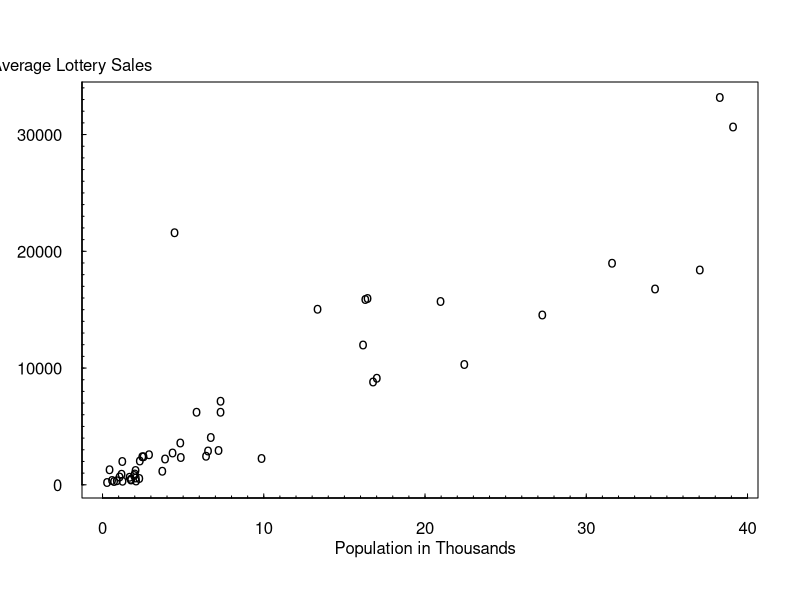
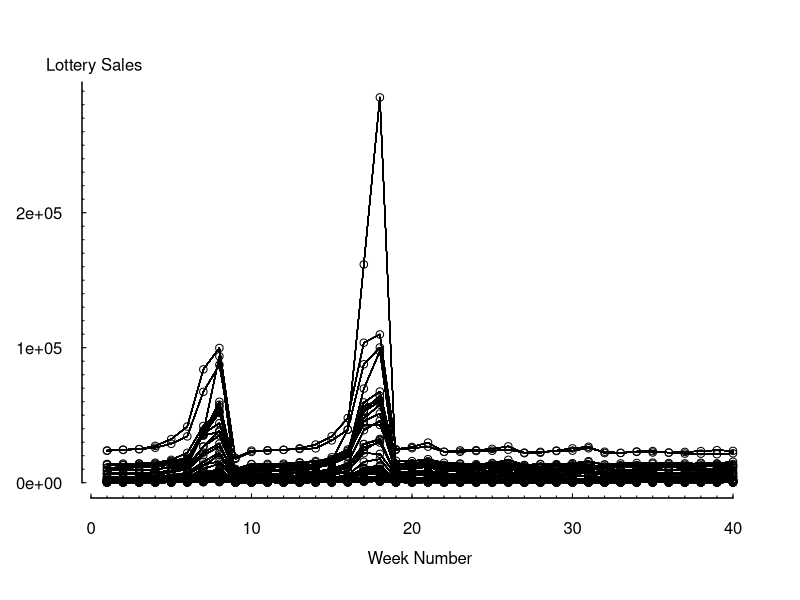
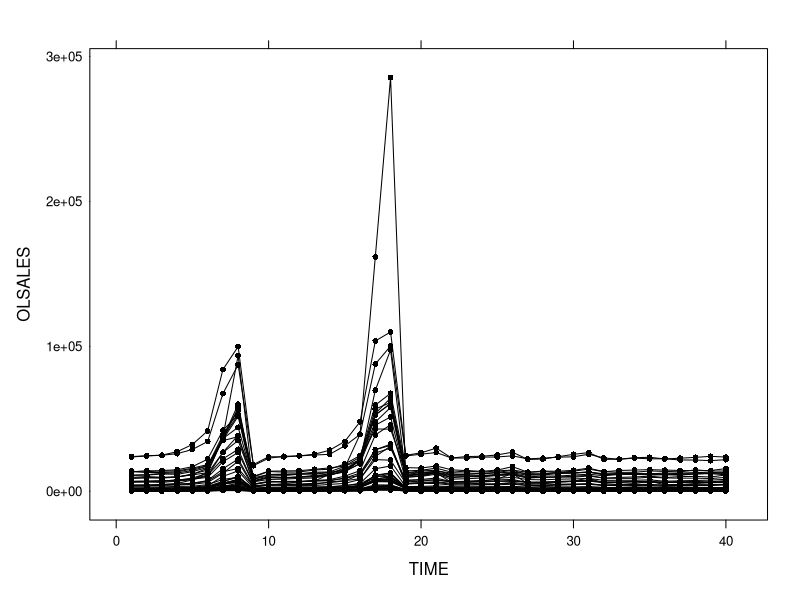
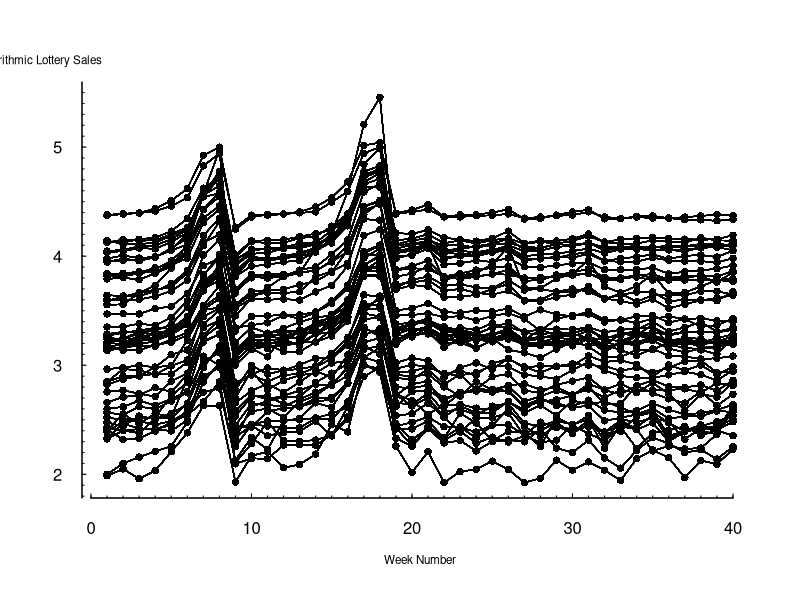
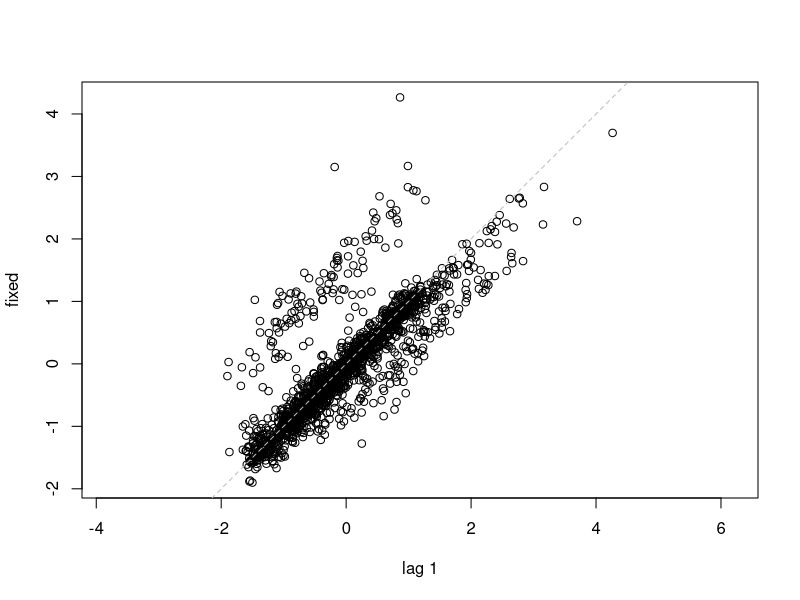
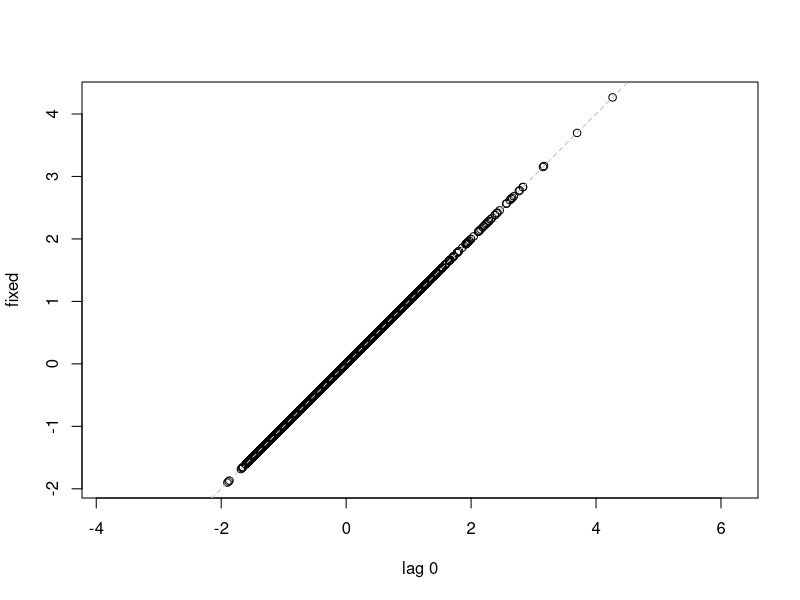
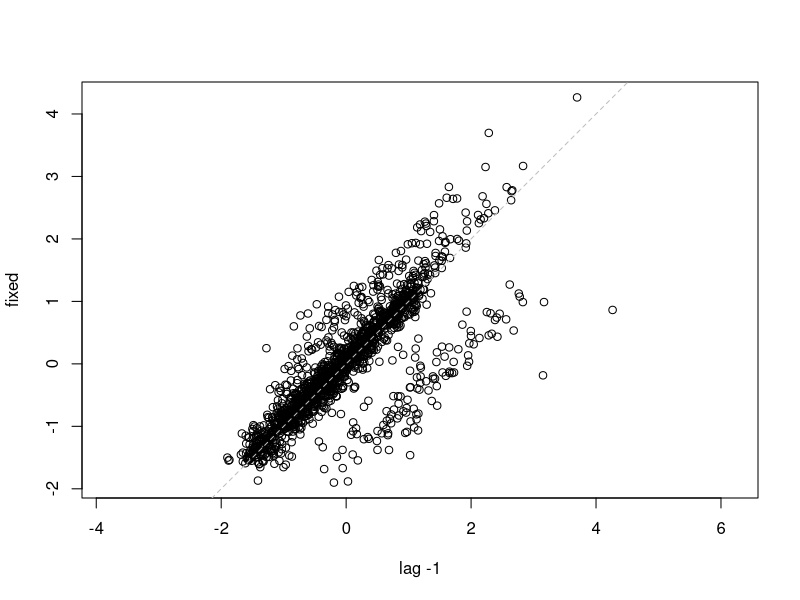
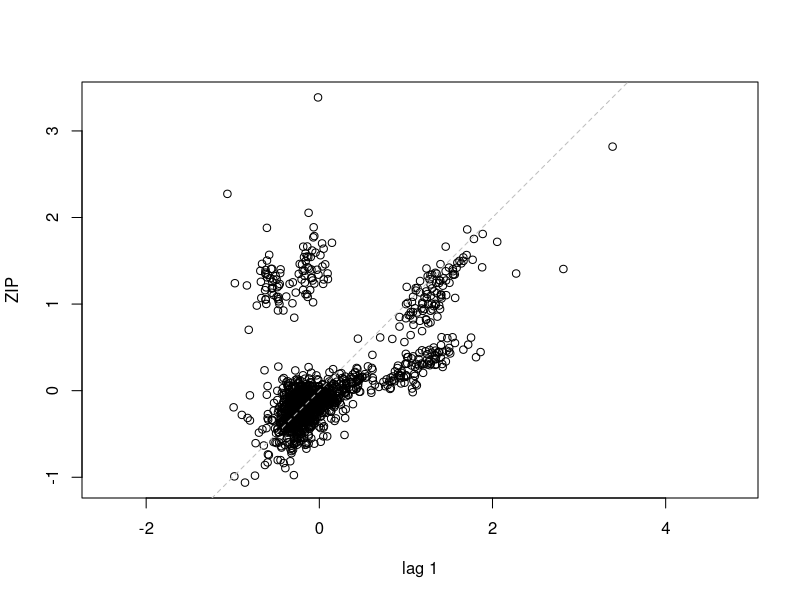

Generate these figures, in order, with R:
## ---- chunk 1
lottery  = read.table("TXTData/Lottery.txt", sep ="\t", quote = "",header=TRUE)

#lottery=read.table(choose.files(), header=TRUE, sep="\t")
## ---- chunk 2
#EXTRACT TIME - INVARIANT INFORMATION TO ANALYZE
mzip=d=as.data.frame(t(sapply(split(lottery[, c("NRETAIL", "PERPERHH", "OLSALES", "MEDSCHYR", "MEDHVL", "PRCRENT", "PRC55P", "HHMEDAGE", "MEDINC", "POPULATN")], lottery$ZIP),function(x) colMeans(x))))
 # Extract time invariant information to analyze
# Notice: the code for this part on website is wrong.

## ---- chunk 3
summary(mzip[,c("NRETAIL", "PERPERHH", "OLSALES", "MEDSCHYR", "MEDHVL", "PRCRENT", "PRC55P", "HHMEDAGE", "MEDINC", "POPULATN")]) 
## ---- chunk 4
# STANDARD DEVIATION
sqrt(diag(var(mzip[,c("NRETAIL", "PERPERHH", "OLSALES", "MEDSCHYR", "MEDHVL", "PRCRENT", "PRC55P", "HHMEDAGE", "MEDINC", "POPULATN")]))) 

## ---- chunk 5
plot(OLSALES ~ POPULATN, data = mzip, xlab="", ylab="", xaxt="n", yaxt="n",pch="o", las=1, cex=1)

axis(2, at=seq(0, 40000, by=10000), las=1, font=10, cex=0.005, tck=0.01)

axis(2, at=seq(0, 40000, by=1000), lab=F, tck=0.005)

axis(1, at=seq(0,40, by=10), font=10, cex=0.005, tck=0.01)

axis(1, at=seq(0,40, by=1), lab=F, tck=0.005)

mtext("Average Lottery Sales", side=2, line=-3.5, at=36000, font=10, cex=1, las=1)

mtext("Population in Thousands", side=1, line=2, at=20, font=10, cex=1, las=1)
## ---- chunk 6
lottery$logsales<-log10(lottery$OLSALES)
m<-order(lottery$ZIP, lottery$TIME, lottery$OLSALES,lottery$logsales)

index<-as.data.frame(cbind(lottery$ZIP[m],lottery$TIME[m],lottery$OLSALES[m],lottery$logsales[m]))

names(index)<-c("ZIP", "TIME", "OLSALES", "LOGSALES")
## ---- chunk 7
plot(OLSALES ~ TIME, data = lottery, axes=F, ylab="", xlab="", xaxt="n", yaxt="n")
for (i in index$ZIP) {
     lines(OLSALES ~ TIME, data = subset(index, ZIP == i)) }
axis(1, at=seq(0,40, by=1), labels=F, tck=0.005)
axis(1, at=seq(0,40, by=10), cex=0.005, tck=0.01)
mtext("Week Number", side=1, line=2.5, cex=1, font=10)
axis(2, at=seq(0, 300000, by=10000), labels=F, tck=0.005)
axis(2, at=seq(0, 305000, by=100000), las=1, cex=0.005, tck=0.01) 
mtext("Lottery Sales", side=2, line=-3, at=310000, font=10, cex=1, las=1)
## ---- chunk 8

library(lattice)
trellis.device(color=F) # telling the trellis device to mimic 'black and white'
xyplot(OLSALES ~ TIME, data=index, groups=ZIP, scales=list(y=list(at=seq(0, 300000,100000), tck=.01)), panel=panel.superpose, pch=16, lty=1,  type="b")

#ChECK LOG VALUES
lottery$logsales<-log10(lottery$OLSALES)
lottery$lnsales<-log(lottery$OLSALES)
## ---- chunk 9
#FIGURE 4.4 LOG LOTTERY vs WEEK NUMBER
plot(LOGSALES ~ TIME, data = index, type="p", axes=F, ylab="", xlab="", pch=16, mkh=0.0001, lwd=0.5)
axis(1, at=seq(0,40, by=1), labels=F, tck=0.005)
axis(1, at=seq(0,40, by=10), cex=0.4, tck=0.01)
mtext("Week Number", side=1, line=2.5, cex=0.7, font=10)
axis(2, at=seq(0, 6, by=0.1), labels=F, tck=0.005)
axis(2, at=seq(0, 6, by=1), las=1, cex=0.4, tck=0.01) 
mtext("Logarithmic Lottery Sales", side=2, line=-1, at=5.8, font=10, cex=0.7, las=1)
	for (i in index$ZIP) {
	lines(LOGSALES ~ TIME, data=subset(index, ZIP==i)) }

## ---- chunk 10
Lottery=lottery
Lottery$LNSALES<-log(Lottery$OLSALES)
Lottery2<-subset(Lottery, Lottery$TIME<36)
## ---- chunk 11
lm1<-lm(LNSALES~PERPERHH+MEDSCHYR+MEDHVL+PRCRENT+PRC55P+HHMEDAGE+MEDINC+POPULATN+NRETAIL, data=Lottery2)
summary(lm1)
## ---- chunk 12
library(nlme)
lme1<-lme(LNSALES~PERPERHH+MEDSCHYR+MEDHVL+PRCRENT+PRC55P+HHMEDAGE+MEDINC+POPULATN+NRETAIL, data=Lottery2, random=~1|ZIP, method="REML") 
# NOTE* THE DEFAULT METHOD IN lme IS "REML"
# Use REML method in estimating fixed effects beta coefficients 
summary(lme1)
## ---- chunk 13
# CHECK AUTOCORRELATION PATTERNS
ACF(lme1, maxlag=10) #Obtain ACF of residuals from lme1
lag.plot(lme1$residuals, lags=-1) #Autocorrelation patterns one lag, needs to refine
## ---- chunk 14
lme2<-update(lme1, correlation=corAR1(form=~TIME|ZIP))
summary(lme2)

## ---- chunk 15
lme3<-lme(LNSALES~MEDSCHYR+POPULATN, data=Lottery2, random=~1|ZIP, correlation=corAR1(form=~TIME|ZIP))
summary(lme3)
## ---- chunk 16
#THE POOLED CROSS-SECTIONAL MODEL WITH AUTOCORRELATED ERRORS
#Default method for gls is reml, gls can be viewed as an lme function without the argument random
gls1<-gls(LNSALES~PERPERHH+MEDSCHYR+MEDHVL+PRCRENT+PRC55P+HHMEDAGE+MEDINC+POPULATN+NRETAIL, data=Lottery2, correlation=corAR1(form=~TIME|ZIP)) 
gls1
## ---- chunk 17
Lottery2$ZIPfac=factor(Lottery2$ZIP)
gls2<-gls(LNSALES~ZIPfac, data=Lottery2, correlation=corAR1(form=~TIME|ZIPfac)) 
gls2
# Note the difference between R estimates and SAS estimates is because in SAS the estimate 
# for ZIP 54956 is restricted to be zero, in R the intercept and estimates for Zip are 
# scaled differently, but both estimates should give us approximately the same answer#

